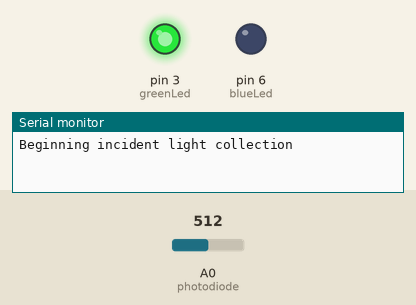
This sketch was run on a simulated Arduino Uno, built with avr-gcc and run on an emulated ATmega328P. Parts: output pins drawn as LEDs (lit = HIGH), the last lines printed to the serial monitor. The inputs (shaded band) are chosen by the test bench; at power-on: A0 (photodiode) = 512.

Above: at 0.1 s.
At 2.6 s:
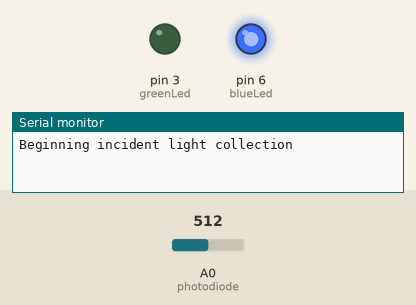
At 9.1 s:
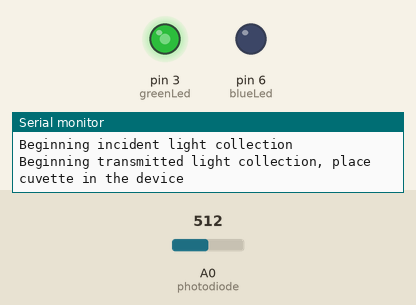
At 13.1 s:
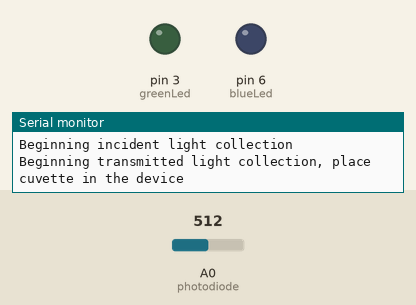
Timing chart, 0 to 14.6 s (numbered marks = the images above):
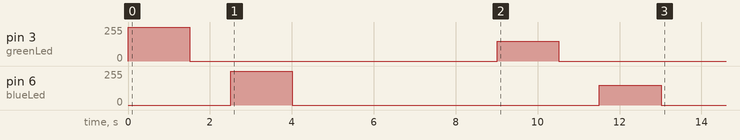

The sketch:

BiliSpectro_V4.ino
```cpp
//LED and Photodiode Global Variables
#include <stdlib.h>

const int photodiode = A0;
int greenLed = 3;
int blueLed = 6;
int Green_brightness = 255; // can be value between 0 and 255
int Blue_brightness = 255;


const int numReadings = 15;

double blueReadings[numReadings];
double blueAbsorption[numReadings];
double avgBlue = 0;

double greenReadings[numReadings];
double greenAbsorption[numReadings];
double avgGreen = 0;


double cuvetteVolume  = 7.00;


//Beer-Lambert Law Global Variables
double redEpsilon = 0.0557; //Molar Extinction Coefficent (FD&C Red 40)
double yellowEpsilon = 0.19; //Molar Extinction Coefficient (FD&C Yellow 5)

int pathLength = 3; //MEASURE AND CHANGE

double finalGreenAbsorption = 0.00;
double finalBlueAbsorption = 0.00;


double yellowDye_molWeight = 534.36;
double redDye_molWeight = 496.43;


void setup() {
  pinMode(greenLed, OUTPUT);
  pinMode(blueLed, OUTPUT);
  pinMode(photodiode, INPUT);

  Serial.begin(9600);


  calculateConcentration();

}

void loop(){

}


void calculateAbsorbance() {
  // Initialize variables before measurements
  finalGreenAbsorption = 0.00;
  finalBlueAbsorption = 0.00;
  double incidentGreen = 0.00;
  double incidentBlue = 0.00;
  double transmittedGreen = 0.00;
  double transmittedBlue = 0.00;

  // Collect incident and transmitted light values

  Serial.println("Beginning incident light collection");

  // Green LED (5100nm) incident light collection
  for (int i = 0; i < numReadings; i++) {
    analogWrite(greenLed, Green_brightness);
    delay(100);
    incidentGreen += analogRead(photodiode);
    analogWrite(greenLed, 0);
  }
  delay(1000);

  // Blue LED (450nm) incident light collection

  for (int i = 0; i < numReadings; i++) {
    analogWrite(blueLed, Blue_brightness);
    delay(100);
    incidentBlue += analogRead(photodiode);
    analogWrite(blueLed, 0);
  }

  delay(1000);


  Serial.println("Beginning transmitted light collection, place cuvette in the device");
  delay(4000);


  for(int i= 0; i<numReadings; i++){
    analogWrite(greenLed, 150);
    delay(100);
    transmittedGreen += analogRead(photodiode);
    analogWrite(greenLed, 0);

  }
  delay(1000);

  for(int i=0; i<numReadings; i++){
    analogWrite(blueLed, 150);
    delay(100);
    transmittedBlue += analogRead(photodiode);
    analogWrite(blueLed, 0);
  }

  delay(100);

  // Calculate average incident and transmitted light
  double avgIncidentGreen = incidentGreen / numReadings;
  double avgTransmittedGreen = transmittedGreen / numReadings;
  double avgIncidentBlue = incidentBlue / numReadings;
  double avgTransmittedBlue = transmittedBlue / numReadings;


  Serial.println("Green:");

  Serial.println(avgIncidentGreen);
  Serial.print(avgTransmittedGreen);

  Serial.print("blue:");

  Serial.println(avgIncidentBlue);
  Serial.print(avgTransmittedBlue);


  // Calculate final absorbance using logarithm
  finalGreenAbsorption = log10(avgIncidentGreen / avgTransmittedGreen);
  //finalGreenAbsorption = log10(avgTransmittedGreen / avgIncidentGreen);
  finalBlueAbsorption = log10(avgIncidentBlue / avgTransmittedBlue);

  // Display results
  //Serial.println("Final Absorption at 450nm: ");
  //Serial.print(finalBlueAbsorption);
}


void calculateConcentration() {

  calculateAbsorbance();

  double yellowDye_Absorbance = 0.00;

  double eq1 = 0.00;
  double redConc_mol = 0.00;

  double eq2 = 0.00;
  double yellowConc_mol =0.00;

  double redConc_gm = 0.00;
  double yellowConc_gm= 0.00;

  double redDye_Concentration = 0.00;
  double yellowDye_Concentration = 0.00;

  double yellowDye_Concentration_FINAL = 0.00;
  double redDye_Concentration_FINAL = 0.00;

  // Differential measurement
  yellowDye_Absorbance = finalBlueAbsorption; //- finalGreenAbsorption;

  // Beer-Lambert Law for Concentration
  eq1 = redEpsilon * pathLength;
  redConc_mol = finalGreenAbsorption / eq1;

  eq2 = yellowEpsilon * pathLength;
  yellowConc_mol = yellowDye_Absorbance / eq2;

  // Conversion to milligrams
  redConc_gm = redConc_mol * redDye_molWeight;
  yellowConc_gm= yellowConc_mol * yellowDye_molWeight;

  redDye_Concentration = redConc_gm * cuvetteVolume;
  yellowDye_Concentration = yellowConc_gm * cuvetteVolume;

  yellowDye_Concentration_FINAL = yellowDye_Concentration;
  redDye_Concentration_FINAL = redDye_Concentration;


if(yellowDye_Concentration_FINAL < 0 ){

    yellowDye_Concentration_FINAL = 0.00;
    Serial.print("ERROR");

  }
  if(redDye_Concentration_FINAL < 0 ){

    redDye_Concentration_FINAL = 0.00;
    Serial.print("ERROR");
  }

  delay(100);

  Serial.println("Concentration of FD&C Yellow 5: ");
  Serial.print(yellowDye_Concentration_FINAL);
  Serial.print(" mg");
  Serial.print("Concentration of FD&C Red 40: ");
  Serial.print(redDye_Concentration_FINAL);
  Serial.print(" mg");


  delay(1000);


}
```
